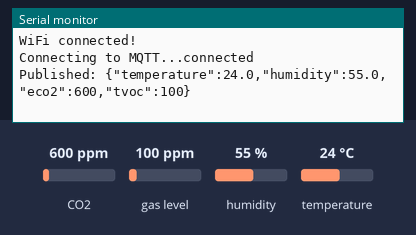
A sketch run on a simulated Arduino Nano 33 IoT. Parts: the last lines printed to the serial monitor. The inputs (shaded band) are chosen by the test bench; at power-on: CO2 600 ppm, humidity 55 %, gas level 100 ppm, temperature 24 °C. WiFi joins after 1.5 s; servers stay silent unless stated; no MQTT or app messages arrive unless stated.

Above: at 2.7 s.
2.8 s: CO2 set to 452 ppm
At 7.1 s:
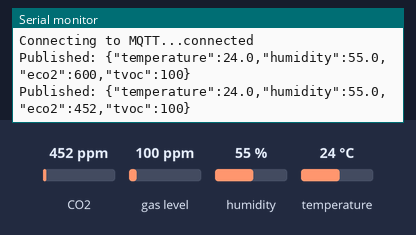
8.8 s: humidity set to 22 %
At 13.0 s:
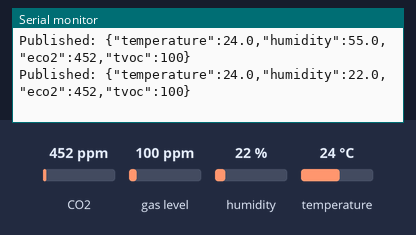
14.8 s: gas level set to 20 ppm
At 17.8 s:
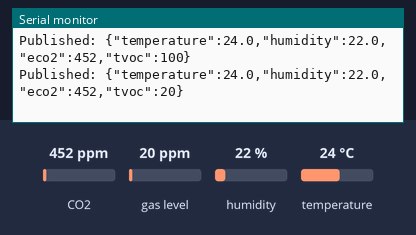
20.8 s: temperature set to 12 °C
At 22.5 s:
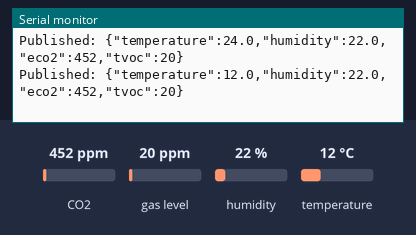
26.8 s: CO2 set to 1050 ppm
At 26.8 s:
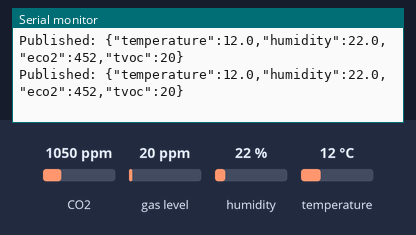
32.8 s: humidity set to 40 %
At 37.9 s:
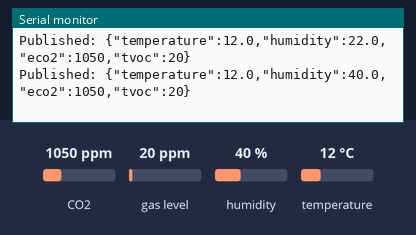
Timing chart, 0 to 39.4 s (numbered marks = the images above; inputs shaded):
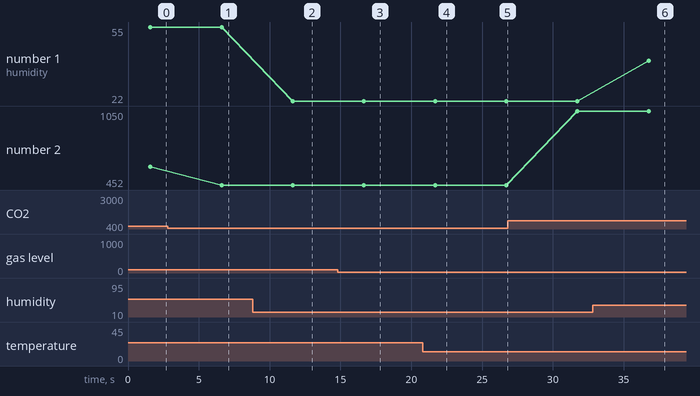

The sketch:

sketch_may26a.ino
```cpp
#include <WiFiNINA.h>
#include <PubSubClient.h>
#include <Adafruit_CCS811.h>
#include <DHT.h>

// === Wi-Fi Credentials ===
const char* ssid = "Nimesh's A55";
const char* password = "12345678";

// === EMQX Cloud Credentials ===
const char* mqtt_server = "o321250b.ala.eu-central-1.emqxsl.com";
const int mqtt_port = 8883;
const char* mqtt_user = "user";     // your EMQX user
const char* mqtt_pass = "1234";     // your EMQX password
const char* mqtt_topic = "smartroom/airquality";

// === MQTT Client Over TLS ===
WiFiSSLClient wifiClient;
PubSubClient client(wifiClient);

// === CCS811 Sensor ===
Adafruit_CCS811 ccs;

// === DHT11 Sensor ===
#define DHTPIN 2
#define DHTTYPE DHT11
DHT dht(DHTPIN, DHTTYPE);

void setup_wifi() {
  WiFi.begin(ssid, password);
  while (WiFi.status() != WL_CONNECTED) {
    delay(1000);
    Serial.print(".");
  }
  Serial.println("WiFi connected!");
}

void reconnect() {
  while (!client.connected()) {
    Serial.print("Connecting to MQTT...");
    if (client.connect("Nano33Client", mqtt_user, mqtt_pass)) {
      Serial.println("connected");
    } else {
      Serial.print("failed, rc=");
      Serial.println(client.state());
      delay(5000);
    }
  }
}

void setup() {
  Serial.begin(9600);
  setup_wifi();
  client.setServer(mqtt_server, mqtt_port);

  dht.begin();
  if (!ccs.begin()) {
    Serial.println("⚠️ CCS811 not found!");
    while (1);
  }

  while (!ccs.available()) {
    delay(100);
  }
}

void loop() {
  if (!client.connected()) {
    reconnect();
  }
  client.loop();

  float temp = dht.readTemperature();
  float humid = dht.readHumidity();

  if (isnan(temp) || isnan(humid)) {
    Serial.println("❌ DHT11 failed!");
    return;
  }

  if (ccs.available()) {
    if (!ccs.readData()) {
      int eco2 = ccs.geteCO2();
      int tvoc = ccs.getTVOC();

      String payload = "{";
      payload += "\"temperature\":" + String(temp, 1) + ",";
      payload += "\"humidity\":" + String(humid, 1) + ",";
      payload += "\"eco2\":" + String(eco2) + ",";
      payload += "\"tvoc\":" + String(tvoc);
      payload += "}";

      client.publish(mqtt_topic, payload.c_str());
      Serial.println("Published: " + payload);
    } else {
      Serial.println("❌ CCS811 read failed");
    }
  }

  delay(5000);
}
```

Measured:
- after the input at 2.8 s, the serial monitor: prints a new line after 3.8 s (image 1)
- after the input at 8.8 s, the serial monitor: prints a new line after 2.8 s (image 2)
- after the input at 14.8 s, the serial monitor: prints a new line after 1.9 s (image 3)
- after the input at 20.8 s, the serial monitor: prints a new line after 0.88 s (image 4)
- after the input at 32.8 s, the serial monitor: prints a new line after 4.0 s (image 6)
- plotted number 1: 55 → 22 after the input at 8.8 s, 22 → 40 after the input at 32.8 s
- plotted number 2: 600 → 452 after the input at 2.8 s, 452 → 1050 after the input at 26.8 s
